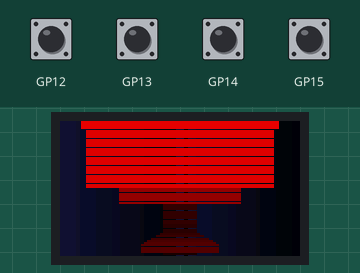
Recording of a program running on a simulated Raspberry Pi Pico running MicroPython. Shown: 240×135 colour display. Inputs (shaded band) come from the test bench. The interpreter's speed is modelled, so counts of loop turns are approximate; what the program prints to the serial console is not drawn.

Above: at 1.2 s.
1.3 s: button A pressed for 1 s
At 3.4 s:
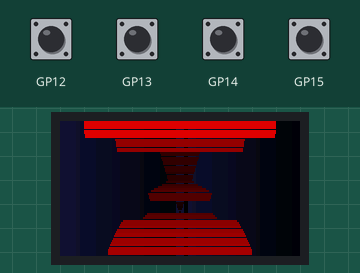
3.8 s: button A pressed for 0.15 s
At 4.8 s:
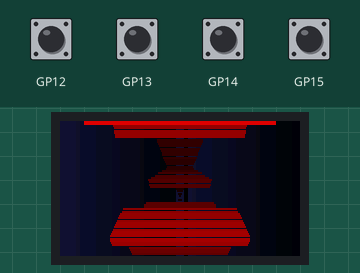
Timing chart, 0 to 6.8 s (numbered marks = the images above; inputs shaded):
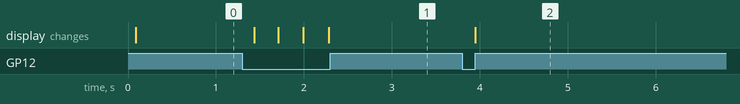

Measured:
- after the input at 1.3 s, the display: first changes after 0.14 s (image 1 shows a later state)
- after the input at 3.8 s, the display: changes after 0.15 s (image 2)

The program:

RAYCASTER2.py
```python
# TODO: collision detection with walls
# TODO: raycast only to dof
import time
from math import sin, cos, tan, sqrt, floor
from picographics import PicoGraphics, DISPLAY_PICO_DISPLAY, PEN_P8
from pimoroni import Button

display = PicoGraphics(display=DISPLAY_PICO_DISPLAY, pen_type=PEN_P8)
display.set_backlight(1.0)

# 240X135
HEIGHT, WIDTH = display.get_bounds() # flipped as we use it horizontally

threed = True
rnd = False

button_a = Button(12)
button_b = Button(13)
button_x = Button(14)
button_y = Button(15)

pi = 3.14

BLACK = display.create_pen(0,0,0)
WHITE = display.create_pen(255,255,255)
GREEN = display.create_pen(0,255,0)
# RED = display.create_pen(255,0,0)
# BRED = display.create_pen(230,0,0)
DRED = display.create_pen(179,0,0)
reds = [display.create_pen(i,0,0) for i in range(20,255,2)]
grays = [display.create_pen(round(i*0.1),round(i*0.1),round(i*0.3)) for i in range(20,180,5)]
BLOCK_SIZE = 10
LEVEL = [
[1,1,1,1,1,1,1,1,1,1,1,1,1,1,1,1,1,1,1,1,1,1,1,1],
[1,0,0,0,0,0,0,1,1,1,0,0,1,0,0,0,0,0,1,0,0,0,0,1],
[1,0,0,0,0,0,0,0,1,1,0,0,0,0,0,0,0,0,1,0,0,0,0,1],
[1,0,0,0,0,0,0,0,0,1,0,0,0,0,0,0,0,0,1,0,0,0,0,1],
[1,0,0,0,0,0,0,0,0,1,0,0,0,0,0,0,0,0,1,0,0,0,0,1],
[1,0,0,0,0,0,0,0,0,0,0,0,0,0,0,1,1,1,1,0,0,0,0,1],
[1,0,0,0,1,1,0,0,0,0,0,0,0,0,0,0,0,0,0,0,0,0,0,1],
[1,0,0,0,1,1,0,0,0,0,0,0,0,0,0,0,0,0,0,0,0,0,0,1],
[1,0,0,0,0,0,0,0,0,0,0,0,0,0,0,0,0,0,0,0,0,0,0,1],
[1,0,0,0,0,0,0,0,0,0,0,0,0,0,0,0,0,0,0,0,0,0,0,1],
[1,0,0,0,0,0,0,0,0,0,0,0,0,0,0,0,0,0,0,0,0,0,0,1],
[1,1,1,1,1,0,0,0,1,0,0,1,1,1,0,0,0,0,0,1,1,1,1,1],
[1,0,0,0,0,0,0,0,1,0,0,0,0,1,0,0,0,0,0,0,0,0,0,1],
[1,0,0,0,0,0,0,0,1,0,0,0,0,1,0,0,0,1,0,0,0,0,0,1],
[1,0,0,0,0,0,0,0,1,0,0,0,0,1,0,0,0,1,0,0,0,0,0,1],
[1,0,0,0,0,0,0,0,1,0,0,0,0,1,1,0,1,1,0,0,0,0,0,1],
[1,1,1,1,1,1,1,1,1,1,1,1,1,1,1,1,1,1,1,1,1,1,1,1]
]
def draw_level():
    for  i,row in enumerate(LEVEL):
        for j,e in enumerate(row):
            if e: display.rectangle(i*BLOCK_SIZE,j*BLOCK_SIZE,BLOCK_SIZE-1,BLOCK_SIZE-1)
def lerp(x,mn,mx,MN,MX):
    return (((x-mn)/(mx-mn)) * (MX-MN)) + MN
class Player:
    def __init__(self,x,y,sz=5):
        self.x = x
        self.y = y
        self.dx = cos(0)
        self.dy = sin(0)
        self.a = 0
        self.sz = sz
        self.hsz = sz/2
    def draw(self):
        display.rectangle(int(self.y-self.hsz),int(self.x-self.hsz),self.sz,self.sz)
        display.set_pen(GREEN)
        display.line(int(self.y),int(self.x),int(self.y+self.sz*2*self.dy),int(self.x+self.sz*2*self.dx))
    def move(self,k):
        self.x += k * self.dx
        self.y += k * self.dy
    def rotate(self,a):
        self.a += a
        if rnd: a = round(a,2)
        if self.a < 0: self.a += 2*pi
        elif self.a > 2*pi: self.a -= 2*pi
        self.dx = cos(self.a)
        self.dy = sin(self.a)
    def get_ray(self,rela):
        # vertical lines:
        # Taking o = dy and a = dx
        # then dividing both by dx
        # and multiplying by constant k,
        # we get a triangle where a = k,
        # o = dy/dx. Thanks to tan a = o/a,
        # dy/dx = o/a = tan a, so we can use
        # the angle to know how far a ray moves
        # upwards for k x-distance (where k is the
        # distance to the next vertical line in the grid)
        # as such we can move in a k increment first,
        # then move the ray in increments of block_size

        a = self.a + rela
        if a >= 2*pi: a -= 2*pi
        if a < 0: a += 2*pi
        if rnd: a = round(a,2)
        vline = int(self.x / BLOCK_SIZE) + (a < pi/2 or a > 3*pi/2) # closest vertical line we are pointing at
                                                                    # i.e., if our angle is pointing right, add one
                                                                    # to floored value to get the vline to our right
                                                                    # else keep floored value as it is vline to our left
        k = (vline - self.x/BLOCK_SIZE) # distance to closest vertical line
        rx,ry = vline,int(self.y/BLOCK_SIZE) + (a < pi)
        if a == 0 or a == pi: m = 0
        else:m = tan(a) # tangent of angle = dy/dx
        if rnd: m = round(m,2)
        dx,dy = k,k*m
        rx += dx
        ry += dy
        vdistance = sqrt(dx**2+dy**2)
        #print(rx,ry,self.x,self.y)
        k = 1 # now we are in a line, move x by blocksize
        if a == 0: dx,dy = k,0
        elif a == pi: dx,dy = -k,0
        elif a > pi/2 and a < pi*3/2:dx,dy = -k,-k*m
        else: dx,dy = k,k*m
        dd = sqrt(dx**2+dy**2) # change in distance now constant as well
        if ry > len(LEVEL) or rx > len(LEVEL[0]) or rx < 0 or ry < 0: collided = True
        else: collided = LEVEL[int(ry)][int(rx)]
        while not collided:
            rx += dx
            ry += dy
            vdistance += dd
            if ry >= len(LEVEL) or rx >= len(LEVEL[0]) or rx < 0 or ry < 0: break
            collided = LEVEL[int(ry)][int(rx)]
        vrx, vry = rx, ry
        # horizontal lines: same as vertical
        hline = int(self.y / BLOCK_SIZE) + (a < pi)
        k = (hline - self.y/BLOCK_SIZE) # distance to closest horizontal line
        rx,ry = int(self.x/BLOCK_SIZE) + (a < pi/2 or a > 3*pi/2),hline
        if a == 0 or a == pi: m = 0
        else: m = 1/tan(a) # 1/tangent of angle = dx/dy
        if rnd: m = round(m,2)
        dx,dy = k*m,k
        rx += dx
        ry += dy
        hdistance = sqrt(dx**2+dy**2)
        k = 1 # now we are in a line, move y by blocksize
        if a == 0: dx,dy = k,0
        elif a == pi: dx,dy = -k,0
        elif a > pi and a < 2*pi:dx,dy =-k*m,-k
        else: dx,dy = k*m,k
        dd = sqrt(dx**2+dy**2) # change in distance now constant as well
        if ry > len(LEVEL) or rx > len(LEVEL[0]) or rx < 0 or ry < 0: collided = True
        else: collided = LEVEL[int(ry)][int(rx)]
        while not collided:
            rx += dx
            ry += dy
            hdistance += dd
            if ry >= len(LEVEL) or rx >= len(LEVEL[0]) or rx < 0 or ry < 0: break
            collided = LEVEL[int(ry)][int(rx)]
        hrx,hry = rx,ry

        if hdistance < vdistance: return hrx*BLOCK_SIZE, hry * BLOCK_SIZE, hdistance, False
        return vrx*BLOCK_SIZE, vry * BLOCK_SIZE, vdistance, True
    def twod_draw_rays(self,mn,mx,stp):
        i = mn
        while i < mx:
            rx,ry,_,_ = self.get_ray(i * pi / 180)
            display.line(int(self.y),int(self.x),int(ry),int(rx))
            i += stp
    def draw_rays(self,mn,mx,stp):
        i = mn
        ray_num = int((mx-mn)/stp)
        thickness = WIDTH/ray_num
        cr = 0
        while i < mx:
            a = i * pi / 180
            if a < 0: a += 2*pi
            elif a>2*pi: a -= 2*pi
            rx,ry,dist,vert = self.get_ray(a)

            # if vert: display.set_pen(BRED)
            # else: display.set_pen(DRED)
            cval = int(lerp(dist,0,20,len(reds),0))
            if cval < 0: cval = 0
            elif cval > len(reds): cval = len(reds)

            display.set_pen(reds[cval])
            dist *= cos(a)
            barspace = lerp(dist,0,20,10,HEIGHT/2)
            display.rectangle(int(barspace),int(cr*thickness),HEIGHT - int(barspace)*2,int(thickness))
            i += stp
            cr += 1
def draw_background():
    bheight = round(HEIGHT/(2*len(grays)))
    print(HEIGHT,bheight,len(grays))
    bnum = len(grays)
    for i in range(0,bnum):
        by = i * bheight
        display.set_pen(grays[len(grays)-1-i])
        display.rectangle(by, 0, bheight, WIDTH)
        display.set_pen(grays[i])
        display.rectangle(HEIGHT-by, 0, bheight, WIDTH)
player = Player(50,40)
while True:
    display.set_pen(BLACK)
    display.clear()
    if threed:
        draw_background()
        player.draw_rays(-30,30,1)
    else:
        display.set_pen(WHITE)
        draw_level()
        player.draw()
        player.twod_draw_rays(-30,30,1)
    if button_y.read():
        player.move(5)
    elif button_x.read():
        player.move(-5)
    elif button_b.read():
        player.rotate(-0.1)
    elif button_a.read():
        player.rotate(0.1)
    display.update()
    # time.sleep(0.01)
```
